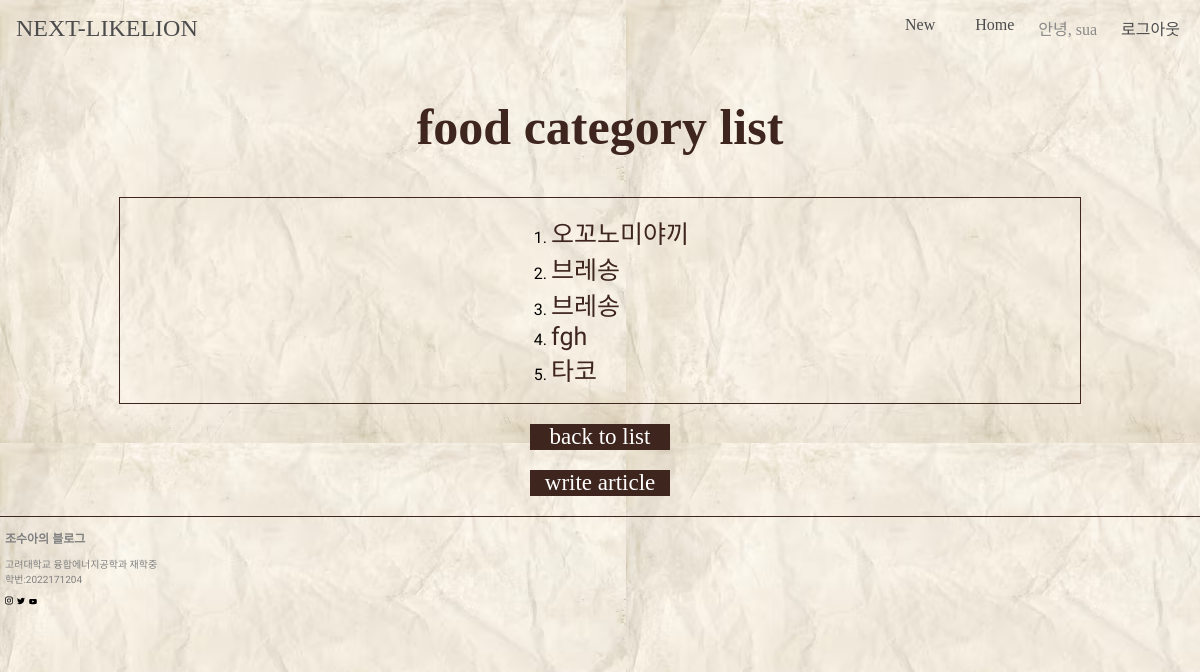
/category/food (signed in), run on an earlier commit of the app's database.
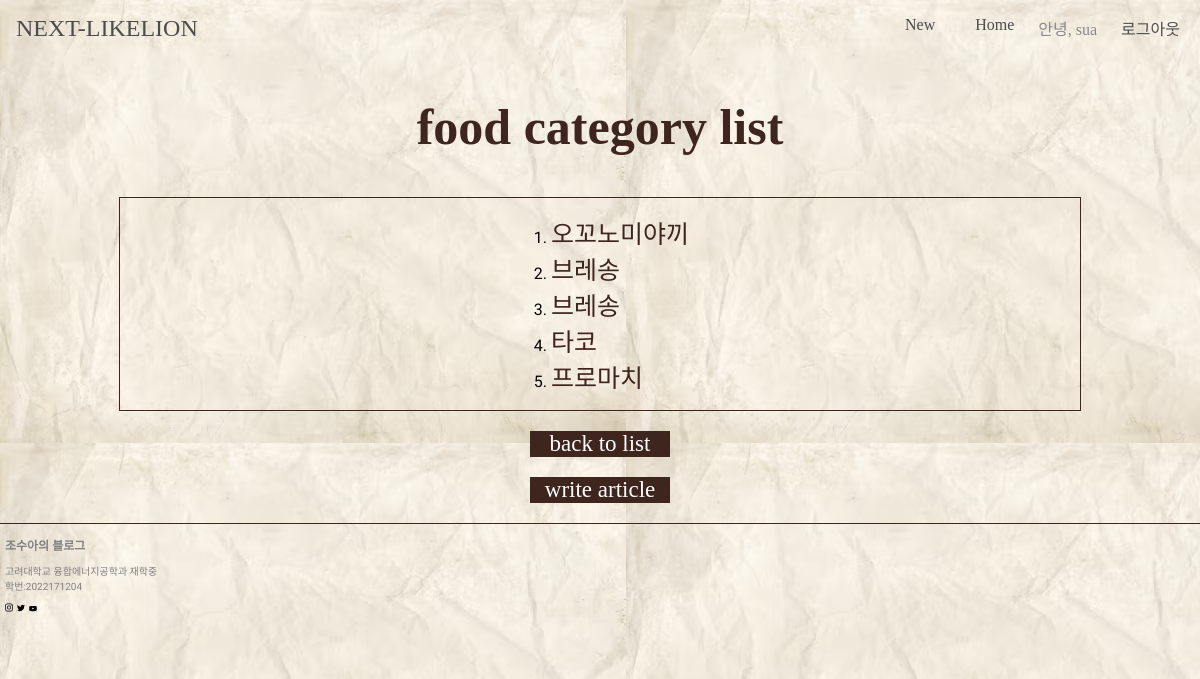
And on a later commit of the database.
### blogApp/models.py (models this page shows, shortened)
class Article(models.Model):
    title = models.CharField(max_length= 200)
    content = models.TextField()
    category = models.CharField(max_length=10, null = True)
    updated_at = models.DateTimeField(auto_now = True)
    author = models.ForeignKey(User, on_delete=models.CASCADE, related_name='posts', default=1)

### blogApp/views.py (the view)
# urls.py: path('category/<str:category_name>', views.category, name = 'category'),
def category(request, category_name):
    category_kind = category_name
    category_articles = Article.objects.filter(category = category_name)
    return render(request, 'category.html', {'category_articles': category_articles, 'category_kind': category_kind, })

### blogApp/templates/category.html
{% extends 'base.html' %}
{% block css %}
{% load static %}
<link rel="stylesheet" type="text/css" href="{% static 'category.css' %}">
{% endblock %}
{% block content %}
<h2>{{category_kind}} category list</h2>
    <div class="container">
        <ol>
        {% for article in category_articles %}
        <li><a href="{% url 'detail' article.id %}">{{ article.title }}</a></li>
        {% endfor%}
        </ol>
    </div>
    <div class="name">
        <a href = "{% url 'list' %}">back to list</a>
    </div>
    <div class="name">
        <a href = "{% url 'new' %}">write article</a>
    </div>
{% endblock %}

What changed in the data, as far as the page shows it:
removed Article: title "fgh"
added Article: title "프로마치"
